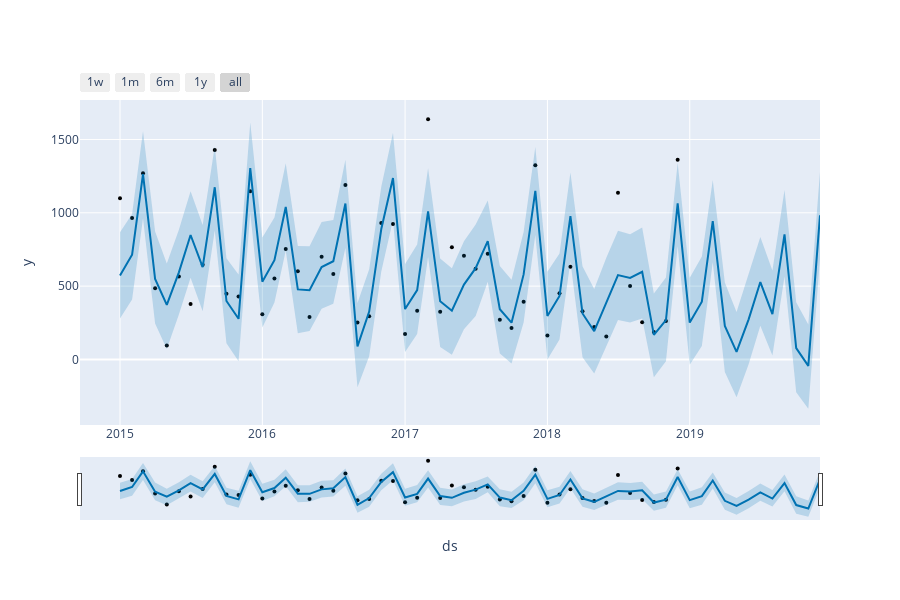

Notebook code cell kept with this figure:
### Markdown cell above
An interactive figure of the forecast and components can be created with plotly. You will need to install plotly 4.0 or above separately, as it will not by default be installed with fbprophet. You will also need to install the `notebook` and `ipywidgets` packages.

### Code cell
from fbprophet.plot import plot_plotly, plot_components_plotly

plot_plotly(m, forecast)
